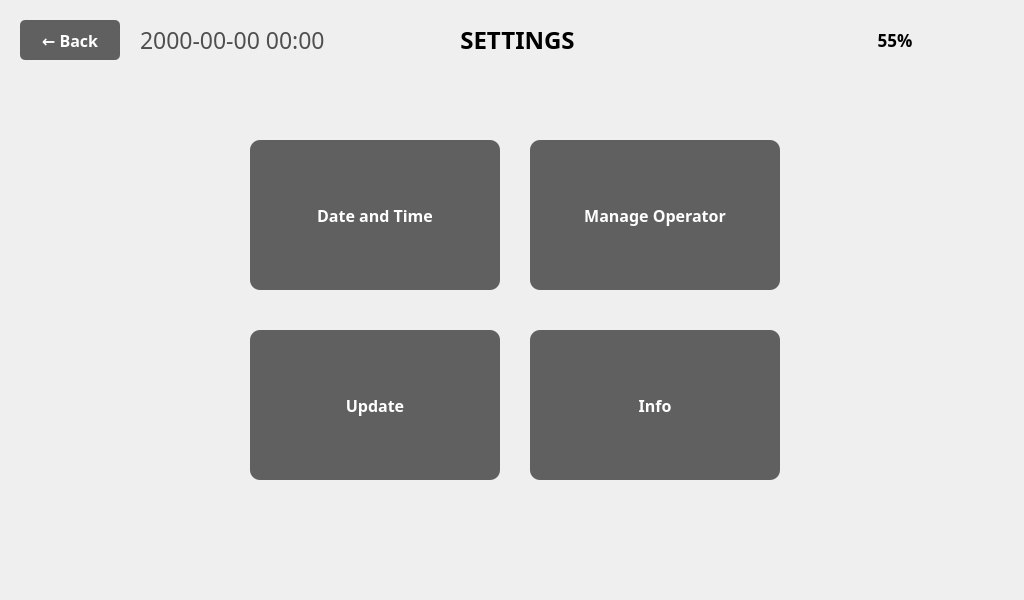
<?xml version="1.0" encoding="UTF-8"?>
<ui version="4.0">
 <class>SettingsViewWindow</class>
 <widget class="QMainWindow" name="SettingsViewWindow">
  <property name="geometry">
   <rect>
    <x>0</x>
    <y>0</y>
    <width>1024</width>
    <height>600</height>
   </rect>
  </property>
  <property name="windowTitle">
   <string notr="true">Home</string>
  </property>
  <property name="unifiedTitleAndToolBarOnMac">
   <bool>false</bool>
  </property>
  <widget class="QWidget" name="centralwidget">
   <widget class="QPushButton" name="pushButton_SettingsBackArrow">
    <property name="geometry">
     <rect>
      <x>20</x>
      <y>20</y>
      <width>100</width>
      <height>40</height>
     </rect>
    </property>
    <property name="font">
     <font>
      <family>Pretendard</family>
      <pointsize>-1</pointsize>
      <weight>75</weight>
      <bold>true</bold>
     </font>
    </property>
    <property name="styleSheet">
     <string notr="true">QPushButton {
    background-color: #606060;
    color: white;
    border: none;
    border-radius: 5px;
    font-size: 16px;
    font-weight: bold;
}
QPushButton:hover {
    background-color: #707070;
}
QPushButton:pressed {
    background-color: #505050;
}</string>
    </property>
    <property name="text">
     <string>← Back</string>
    </property>
   </widget>
   <widget class="QLabel" name="label_BatteryGuage">
    <property name="geometry">
     <rect>
      <x>850</x>
      <y>20</y>
      <width>80</width>
      <height>40</height>
     </rect>
    </property>
    <property name="text">
     <string/>
    </property>
    <property name="pixmap">
     <pixmap>../image/Icon/Battery_Icon-050.png</pixmap>
    </property>
    <property name="scaledContents">
     <bool>true</bool>
    </property>
   </widget>
   <widget class="QLabel" name="label_5">
    <property name="geometry">
     <rect>
      <x>452</x>
      <y>20</y>
      <width>131</width>
      <height>40</height>
     </rect>
    </property>
    <property name="palette">
     <palette>
      <active>
       <colorrole role="WindowText">
        <brush brushstyle="SolidPattern">
         <color alpha="255">
          <red>0</red>
          <green>0</green>
          <blue>0</blue>
         </color>
        </brush>
       </colorrole>
      </active>
      <inactive>
       <colorrole role="WindowText">
        <brush brushstyle="SolidPattern">
         <color alpha="255">
          <red>0</red>
          <green>0</green>
          <blue>0</blue>
         </color>
        </brush>
       </colorrole>
      </inactive>
      <disabled>
       <colorrole role="WindowText">
        <brush brushstyle="SolidPattern">
         <color alpha="255">
          <red>120</red>
          <green>120</green>
          <blue>120</blue>
         </color>
        </brush>
       </colorrole>
      </disabled>
     </palette>
    </property>
    <property name="font">
     <font>
      <family>Pretendard</family>
      <pointsize>18</pointsize>
      <weight>75</weight>
      <bold>true</bold>
     </font>
    </property>
    <property name="text">
     <string>SETTINGS</string>
    </property>
    <property name="alignment">
     <set>Qt::AlignCenter</set>
    </property>
   </widget>
   <widget class="QLabel" name="label_DateNClock">
    <property name="geometry">
     <rect>
      <x>140</x>
      <y>20</y>
      <width>300</width>
      <height>40</height>
     </rect>
    </property>
    <property name="palette">
     <palette>
      <active>
       <colorrole role="WindowText">
        <brush brushstyle="SolidPattern">
         <color alpha="255">
          <red>79</red>
          <green>79</green>
          <blue>79</blue>
         </color>
        </brush>
       </colorrole>
      </active>
      <inactive>
       <colorrole role="WindowText">
        <brush brushstyle="SolidPattern">
         <color alpha="255">
          <red>79</red>
          <green>79</green>
          <blue>79</blue>
         </color>
        </brush>
       </colorrole>
      </inactive>
      <disabled>
       <colorrole role="WindowText">
        <brush brushstyle="SolidPattern">
         <color alpha="255">
          <red>120</red>
          <green>120</green>
          <blue>120</blue>
         </color>
        </brush>
       </colorrole>
      </disabled>
     </palette>
    </property>
    <property name="font">
     <font>
      <family>Pretendard</family>
      <pointsize>17</pointsize>
      <weight>50</weight>
      <bold>false</bold>
     </font>
    </property>
    <property name="text">
     <string>2000-00-00 00:00</string>
    </property>
    <property name="alignment">
     <set>Qt::AlignLeading|Qt::AlignLeft|Qt::AlignVCenter</set>
    </property>
   </widget>
   <widget class="QLabel" name="label_BatteryGuageTxt">
    <property name="geometry">
     <rect>
      <x>820</x>
      <y>20</y>
      <width>150</width>
      <height>40</height>
     </rect>
    </property>
    <property name="palette">
     <palette>
      <active>
       <colorrole role="WindowText">
        <brush brushstyle="SolidPattern">
         <color alpha="255">
          <red>0</red>
          <green>0</green>
          <blue>0</blue>
         </color>
        </brush>
       </colorrole>
      </active>
      <inactive>
       <colorrole role="WindowText">
        <brush brushstyle="SolidPattern">
         <color alpha="255">
          <red>0</red>
          <green>0</green>
          <blue>0</blue>
         </color>
        </brush>
       </colorrole>
      </inactive>
      <disabled>
       <colorrole role="WindowText">
        <brush brushstyle="SolidPattern">
         <color alpha="255">
          <red>120</red>
          <green>120</green>
          <blue>120</blue>
         </color>
        </brush>
       </colorrole>
      </disabled>
     </palette>
    </property>
    <property name="font">
     <font>
      <family>Pretendard</family>
      <pointsize>13</pointsize>
      <weight>75</weight>
      <bold>true</bold>
     </font>
    </property>
    <property name="text">
     <string>55%</string>
    </property>
    <property name="alignment">
     <set>Qt::AlignCenter</set>
    </property>
   </widget>
   <widget class="QPushButton" name="btn_date_time">
    <property name="geometry">
     <rect>
      <x>250</x>
      <y>140</y>
      <width>250</width>
      <height>150</height>
     </rect>
    </property>
    <property name="font">
     <font>
      <family>Pretendard</family>
      <pointsize>-1</pointsize>
      <weight>75</weight>
      <bold>true</bold>
     </font>
    </property>
    <property name="styleSheet">
     <string notr="true">QPushButton {
    background-color: #606060;
    color: white;
    border: none;
    border-radius: 10px;
    text-align: center;
    padding: 20px;
    font-size: 16px;
    font-weight: bold;
}
QPushButton:hover {
    background-color: #707070;
}
QPushButton:pressed {
    background-color: #505050;
}</string>
    </property>
    <property name="text">
     <string>Date and Time</string>
    </property>
   </widget>
   <widget class="QPushButton" name="btn_manage_operator">
    <property name="geometry">
     <rect>
      <x>530</x>
      <y>140</y>
      <width>250</width>
      <height>150</height>
     </rect>
    </property>
    <property name="font">
     <font>
      <family>Pretendard</family>
      <pointsize>-1</pointsize>
      <weight>75</weight>
      <bold>true</bold>
     </font>
    </property>
    <property name="styleSheet">
     <string notr="true">QPushButton {
    background-color: #606060;
    color: white;
    border: none;
    border-radius: 10px;
    text-align: center;
    padding: 20px;
    font-size: 16px;
    font-weight: bold;
}
QPushButton:hover {
    background-color: #707070;
}
QPushButton:pressed {
    background-color: #505050;
}</string>
    </property>
    <property name="text">
     <string>Manage Operator</string>
    </property>
   </widget>
   <widget class="QPushButton" name="btn_update">
    <property name="geometry">
     <rect>
      <x>250</x>
      <y>330</y>
      <width>250</width>
      <height>150</height>
     </rect>
    </property>
    <property name="font">
     <font>
      <family>Pretendard</family>
      <pointsize>-1</pointsize>
      <weight>75</weight>
      <bold>true</bold>
     </font>
    </property>
    <property name="styleSheet">
     <string notr="true">QPushButton {
    background-color: #606060;
    color: white;
    border: none;
    border-radius: 10px;
    text-align: center;
    padding: 20px;
    font-size: 16px;
    font-weight: bold;
}
QPushButton:hover {
    background-color: #707070;
}
QPushButton:pressed {
    background-color: #505050;
}</string>
    </property>
    <property name="text">
     <string>Update</string>
    </property>
   </widget>
   <widget class="QPushButton" name="btn_general_settings">
    <property name="geometry">
     <rect>
      <x>530</x>
      <y>330</y>
      <width>250</width>
      <height>150</height>
     </rect>
    </property>
    <property name="font">
     <font>
      <family>Pretendard</family>
      <pointsize>-1</pointsize>
      <weight>75</weight>
      <bold>true</bold>
     </font>
    </property>
    <property name="styleSheet">
     <string notr="true">QPushButton {
    background-color: #606060;
    color: white;
    border: none;
    border-radius: 10px;
    text-align: center;
    padding: 20px;
    font-size: 16px;
    font-weight: bold;
}
QPushButton:hover {
    background-color: #707070;
}
QPushButton:pressed {
    background-color: #505050;
}</string>
    </property>
    <property name="text">
     <string>Info</string>
    </property>
   </widget>
  </widget>
 </widget>
 <resources/>
 <connections/>
</ui>
